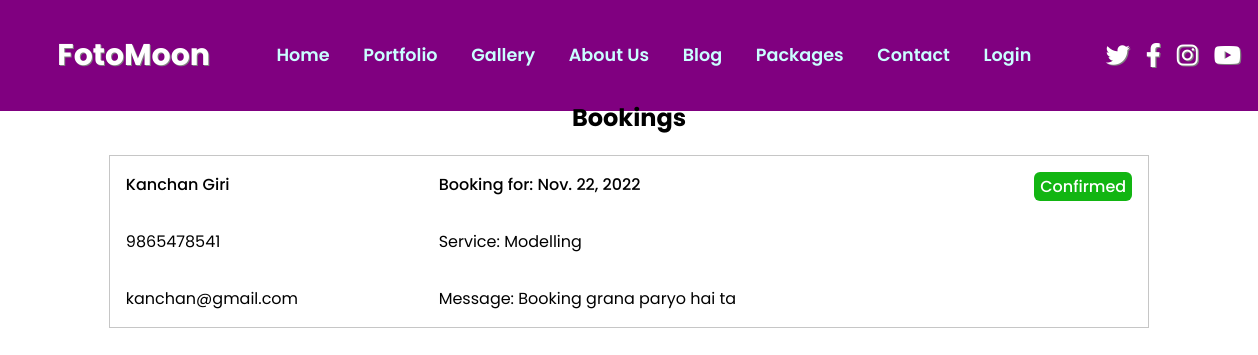
Before: /users/view-bookings/ with the older database file.
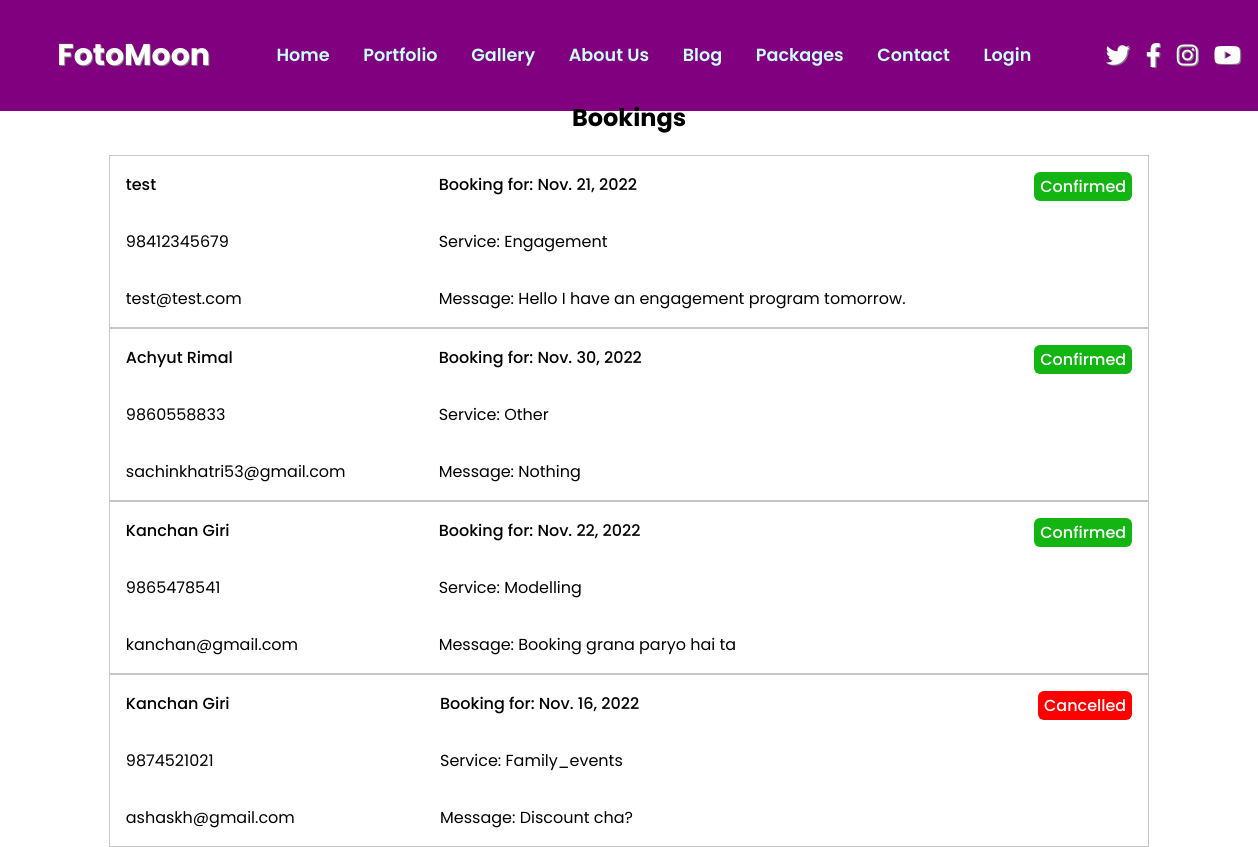
After: the same page with the newer database file.
### users/models.py (models this page shows, shortened)
class Booking (models.Model):
    SERVICES = (
        ('modelling', 'Modelling'),
        ('wedding', 'Wedding'),
        ('reception', 'Reception'),
        ('engagement', 'Engagement'),
        ('family_shoot', 'Family Shoot'),
        ('maternity', 'Maternity Shoot'),
        ('family_events', 'Family Events'),
        ('videography', 'Videography'),
        ('people_and_place', 'People and Place'),
        ('other', 'Other'),
    )
    service_type = models.CharField(max_length=250, choices =SERVICES, null=True)
    full_name = models.CharField(max_length=255, null=True, blank=False, verbose_name='Name')
    email = models.EmailField(max_length=200, null=True, blank=False)
    phone_number = models.CharField(max_length=200, null=True, blank=False)
    date = models.DateField(verbose_name="Select Date")
    message = models.TextField(null=True)
    is_confirmed = models.BooleanField(default=False)
    is_cancelled = models.BooleanField(default=False)
    created = models.DateTimeField(auto_now_add=True)
    id = models.UUIDField(default=uuid.uuid4, unique=True,
                          primary_key=True, editable=False)
    class Meta:
        ordering = ['is_cancelled', 'is_confirmed', '-created',  ]

### users/views.py (the view)
# urls.py: path('view-bookings/', views.view_bookings, name='view_bookings'),
def view_bookings (request):
    bookings = Booking.objects.all()
    context ={'bookings':bookings}
    return render(request, 'users/view_bookings.html', context)

### users/templates/users/view_bookings.html (shortened to what this page needs)
{% extends 'main.html' %}
{% load static %}
{% block styles %}
<link rel="stylesheet" href="{% static 'css/view_bookings.css' %}">
{% endblock styles %}
{% block content %}
{% include 'navbar.html' %}
<div class="container">
    <h2>Bookings</h2>
    {% for booking in bookings %}
    <div class="message-card">
        <div class="user-details">
            <p>{{booking.full_name}}</p>
            <p>{{booking.phone_number}}</p>
            <p>{{booking.email}}</p>
        </div>
        <div class="message">
            <p>Booking for: {{booking.date}}</p>
            <p>Service: {{booking.service_type | capfirst}}</p>
            <p>Message: {{booking.message}}</p>
        </div>
        <div class="status">
            {% if not booking.is_confirmed and not booking.is_cancelled  %}
            <p id="new">New</p>
            <a href="{% url 'confirm_booking' booking.id %}" id="confirm">Confirm Booking <i class="fa-solid fa-check"></i></a>
            <a href="{% url 'cancel_booking' booking.id %}" id="cancel">Cancel Booking <i class="fa-solid fa-times"></i></a>
            {% elif booking.is_confirmed %}
            <p id="confirmed">Confirmed </i></p>
            {% else %}
            <p id="cancelled">Cancelled </i></p>
            {% endif %}
        </div>
    </div>
    {% endfor %}
</div>
{% endblock content %}

### templates/main.html (shortened to what this page needs)
<!DOCTYPE html>
<html lang="en">
<head>
    <link rel="stylesheet" href="https://cdnjs.cloudflare.com/ajax/libs/font-awesome/6.2.0/css/all.min.css"
 />
    <link rel="stylesheet" href="https://cdn.jsdelivr.net/npm/swiper@8/swiper-bundle.min.css" />
    {% load static %}
    <link rel="stylesheet" href="{% static 'css/main.css' %}">
    {% block styles %}
    {% endblock styles %}
</head>
<body>
    {% block content %}
    {% endblock content %}
</body>
</html>

### templates/navbar.html (shortened to what this page needs)
<!DOCTYPE html>
<html lang="en">
  <head>
    <link
      rel="stylesheet"
      href="https://cdnjs.cloudflare.com/ajax/libs/font-awesome/6.2.0/css/all.min.css"
    />
    {% load static %}
    <link rel="stylesheet" href="{% static 'css/navbar.css' %}" />
  </head>
  <body>
    <div class="main-container">
      <div class="navbar">
        <div class="brand">
          <h2>FotoMoon</h2>
        </div>
        <div class="navigation-pane">
          <a href="{% url 'home' %}">Home</a>
          <a href="{% url 'portfolio' %}">Portfolio</a>
          <a href="{% url 'gallery' %}">Gallery</a>
          <a href="{% url 'about_us' %}">About Us</a>
          <a href="{% url 'view_blogs' %}">Blog</a>
          <a href="{% url 'packages' %}">Packages</a>
          <a href="{% url 'contact' %}">Contact</a>
           {% if not user.is_authenticated %}
          <a href="{% url 'login' %}">Login</a>
          {% endif %}
        </div>
        <div class="social-media">
          <i class="fa-brands fa-twitter"></i>
          <i class="fa-brands fa-facebook-f"></i>
          <i class="fa-brands fa-instagram"></i>
          <i class="fa-brands fa-youtube"></i>
        </div>
      </div>
    </div>
  </body>
</html>

### static/css/main.css (style rules this page uses)
body { position: relative; width: 100%; box-sizing: border-box; margin: 0; padding: 0; }
html { scroll-behavior: smooth; }
* { font-family: 'Poppins', sans-serif; }

### static/css/view_bookings.css (style rules this page uses)
* { font-family: 'Poppins', sans-serif; }
.container { width: 80%; margin: 0 auto; display: flex; flex-direction: column; justify-content: center; align-items: center; color: black !important; }
.message-card { border: 1px solid rgba(0, 0, 0, 0.222); padding: 0em 1em; width: 100%; position: relative; display: flex; }
.message-card .user-details { display: flex; flex-direction: column; width: 20em; padding: 0; }
.message-card .message { display: flex; flex-direction: column; width: 35em; margin-right: 3em; padding: 0; }
.message-card p:nth-of-type(1) { font-weight: 500; }
.message-card .status #confirmed { color: white; background-color: rgb(18, 181, 18); padding: 2px 6px; border-radius: 6px; }
.message-card .status #cancelled { color: white; background-color:red; padding: 2px 6px; border-radius: 6px; }

### static/css/navbar.css (style rules this page uses)
html { scroll-behavior: smooth; }
* { font-family: 'Poppins', sans-serif; }
.brand { color: white; font-weight: 700; font-size: 1.25em; text-shadow: .05em .05em grey; margin: 0; }
.main-container { width: 100%; height: 10vh; background-position: center; background-size: cover; }
.navbar { width: 100%; padding: .5em 1.5em; display: flex; justify-content: space-around; align-items: center; background-color: purple; }
.navigation-pane { width: 60%; display: flex; justify-content: space-between; align-items: center; }
a { color: rgb(202, 255, 255); font-size: 1.1em; font-weight: 600; text-decoration: none; transition: transform 300ms ease-in; }
.social-media { display: flex; justify-content: space-between; align-items: center; color: grey; font-size: 1.5rem; }
.social-media i { margin: 0 .5rem; color: white; text-shadow: .05em .05em grey; transition: transform 300ms ease-in; }

Changed rows visible on the page:
added Booking: full_name "test", phone_number "98412345679", email "test@test.com", date "Nov. 21, 2022", service_type "Engagement", message "Hello I have an engagement program tomorrow.", is_confirmed "Confirmed"
added Booking: full_name "Achyut Rimal", phone_number "9860558833", email "sachinkhatri53@gmail.com", date "Nov. 30, 2022", service_type "Other", message "Nothing", is_confirmed "Confirmed"
added Booking: full_name "Kanchan Giri", phone_number "9874521021", email "ashaskh@gmail.com", date "Nov. 16, 2022", service_type "Family_events", message "Discount cha?", is_confirmed "Cancelled"
